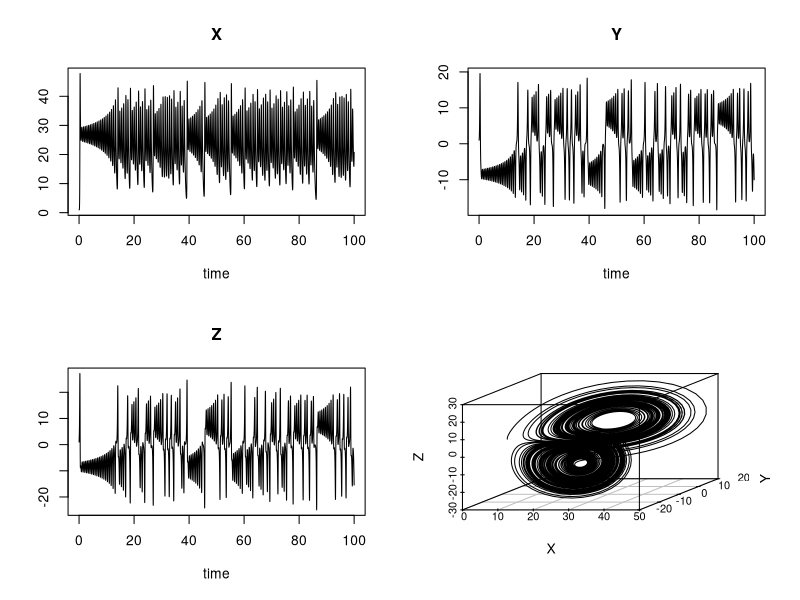
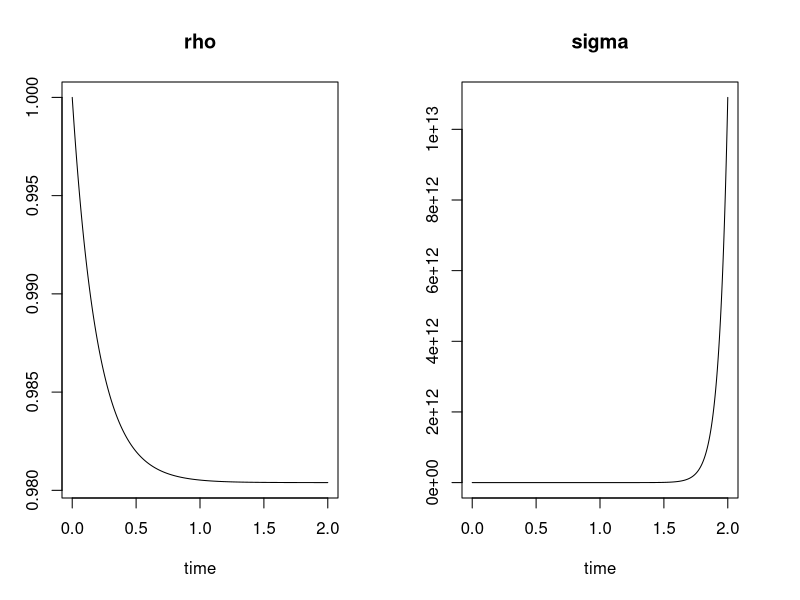
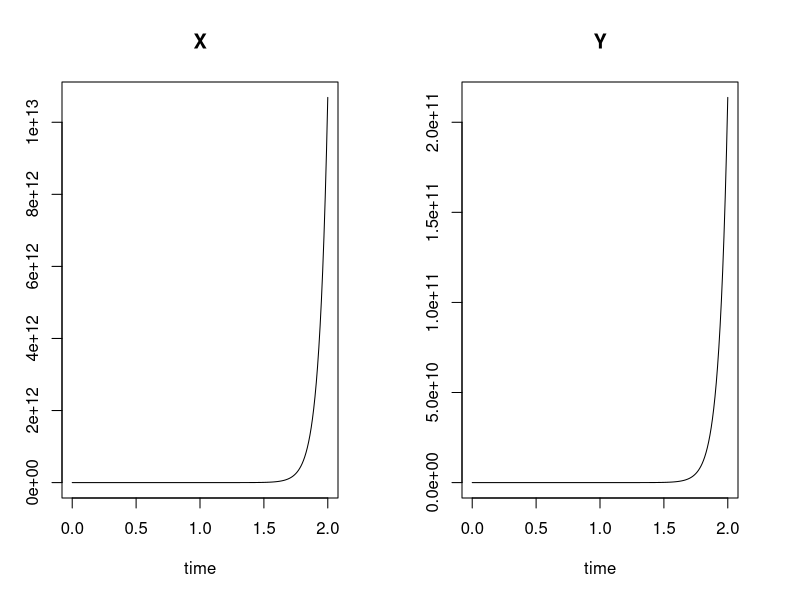

The R script that drew these images, in order: (Note: this script raises an error after producing the figures.)
library(deSolve)
library(scatterplot3d)

# EXAMPLE
Lorenz <- function(t, state, parameters) {
  with(as.list(c(state, parameters)), {
    dX <- a*X + Y*Z
    dY <- b*(Y-Z)
    dZ <- -X*Y + c*Y - Z
    list(c(dX, dY, dZ))
  })
}

parameters <- c(a = -8/3, b = -10, c = 28)
state <- c(X = 1, Y = 1, Z = 1)
times <- seq(0, 100, by = 0.01)

out <- ode(y = state, times = times, func = Lorenz, parms = parameters)

plot(out)

scatterplot3d(out[,-1], type = "l")

# MY ODE
# rho, sigma
switching_process1 <- function(t, state, parameters) {
  with(as.list(c(state, parameters)), {
    drho <- rho*rho*(lambda_plus + omega_min - lambda_min - omega_plus) + rho*(lambda_min - lambda_plus - 2*omega_min) + omega_min
    dsigma <- sigma*((lambda_min + omega_plus - lambda_plus - omega_min)*rho + lambda_plus + omega_min)
    list(c(drho, dsigma))
  })
}

parameters <- c(lambda_min = 15, lambda_plus = 10, omega_min = 0.01, omega_plus = 0.1)

state <- c(rho = 1, sigma = 1)
times <- seq(0, 2, by = 0.001)
out <- ode(y = state, times = times, func = switching_process1, parms = parameters)
plot(out)

switching_process1 <- function(t, state, parameters) {
  with(as.list(c(state, parameters)), {
    drho <- (lambda_min - omega_plus)*rho + omega_min*(1 - rho) - rho*(lambda_min*rho + lambda_plus*(1 - rho))
    dsigma <- sigma*(lambda_min*rho + lambda_plus*(1 - rho))
    list(c(drho, dsigma))
  })
}

# x,y
switching_process2 <- function(t, state, parameters) {
  with(as.list(c(state, parameters)), {
    dX <- lambda_min*X + omega_min*Y
    dY <- lambda_plus*Y + omega_plus*X
    list(c(dX, dY))
  })
}
state <- c(X = 1, Y = 0)
times <- seq(0, 2, by = 0.01)
parameters <- c(lambda_min = 15, lambda_plus = 10, omega_min = 0.01, omega_plus = 0.1)
out2 <- ode(y = state, times = times, func = switching_process2, parms = parameters)
plot(out2)

out2_df <- data.frame(t = out2[,1], ZM = out2[,2], ZP = out2[,3])
ggplot(out2_df, aes(x=t,y=ZM)) + geom_line()

n_obs <- rpois(n = length(times),
               lambda = out[,2])
plot(n_obs ~ times, xlab = "Time", ylab = "Z-")
points(times, out[,2], type = "l", lwd=2)

saveRDS(out2_df, file = paste0("./simulations_time/ode_[15_10_001].rds"))

# (co)variances
covariances <- function(t, state, parameters) {
  with(as.list(c(state,parameters)), {
    dM1 <- lambda_min*M1 + omega_min*M2
    dM2 <- lambda_plus*M2 + omega_plus*M1
    dV1 <- 2*lambda_min*V1 + (alpha_min+beta_min)*M1 + 2*omega_min*C + omega_min*M2
    dV2 <- 2*lambda_plus*V2 + (alpha_plus+beta_plus)*M2 + 2*omega_plus*C + omega_plus*M1
    dC <- (lambda_min + lambda_plus)*C + omega_plus*V1 + omega_min*V2
    list(c(dM1, dM2, dV1, dV2, dC))
  })
}
parameters_cov <- c(lambda_min = 15, lambda_plus = 10, omega_min = 0.01, omega_plus = 0.1, alpha_min = 15, beta_min = 0, alpha_plus = 10, beta_plus = 0)
state <- c(M1 = 1, M2 = 0, V1 = 0, V2 = 0, C = 0)
out <- ode(y = state, times = seq(0, 2, by = 0.01), func = covariances, parms = parameters_cov)
plot(out)

out_df <- data.frame(t = out[,1], M1 = out[,2], M2 = out[,3], V1 = out[,4], V2 = out[,5], C = out[,6])
out_df <- out_df %>% mutate(D1 = sqrt(V1), D2 = sqrt(V2))

ggplot() + 
  geom_line(data = out_df, aes(x=t,y=M1), color = "red") +
  geom_line(data = out2_df, aes(x=t,y=ZM),color = "blue")
ggsave("./imgs/ODEvsCOV.png", dpi=800)
ggplot() + 
  geom_line(data = out_df, aes(x=t,y=M2), color = "red") +
  geom_line(data = out2_df, aes(x=t,y=ZP),color = "blue")

ggplot(out_df, aes(x = t, y = sqrt(C))) + geom_line()

plotr1 <- out_df %>% mutate(R1 = M1/sqrt(V1)) %>% mutate(R2 = M2/sqrt(V2)) %>% 
  ggplot() +
  geom_line(aes(x = t,y = R1), color = "red") +
  ylim(0,2.8)
plotd1 <- out_df %>% ggplot(aes(x = t, y = D1)) + geom_line(color = "red")
plotm1 <- out_df %>% ggplot(aes(x = t, y = M1)) + geom_line(color = "red")
plotd1

plotr2 <- out_df %>% mutate(R1 = M1/sqrt(V1)) %>% mutate(R2 = M2/sqrt(V2)) %>%
  ggplot() +
  geom_line(aes(x = t,y = R2), color = "blue") +
  ylim(0,2)
plotd2 <- out_df %>% ggplot(aes(x = t, y = D2)) + geom_line(color = "blue")
plotm2 <- out_df %>% ggplot(aes(x = t, y = M2)) + geom_line(color = "blue")
plotd2

plotr1 / plotr2
(plotm1 + plotd1) / (plotm2 + plotd2)

ggplot(out_df) +
  geom_line(aes(x = t, y = M1, color = "mean1"), linewidth = 1) +
  geom_ribbon(aes(x = t, ymin = M1 - D1, ymax = M1 + D1), fill = "red", alpha = 0.2)

ggplot(out_df) +
  geom_line(aes(x = t, y = M2, color = "mean2"), linewidth = 1) +
  geom_ribbon(aes(x = t, ymin = M2 - D2, ymax = M2 + D2), fill = "blue", alpha = 0.2)
  
  
